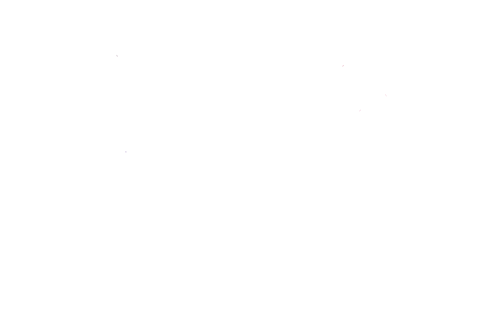
Frame 1 (no input)
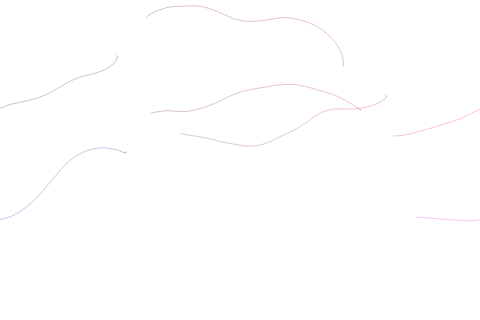
Frame 60 (no input)
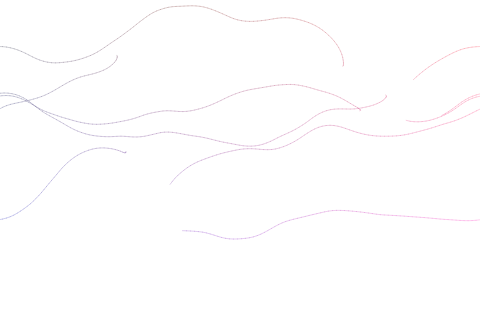
Frame 120 (the mouse pressed at the canvas centre since frame 60)

The p5.js sketch that drew these frames (run headless with seeded random() and noise() and a simulated clock; from frame 60 on, the mouse is pressed at the canvas centre):

// p5.js sketch
// ── sketch.js
let scl = 4;
let cols, rows;

let particles = []
let flowfield = []
let noParticles = 5;

function setup() {
	createCanvas(480,320)
	cols = floor(width/scl);
	rows = floor(height/scl);
	for(let i=0; i<noParticles; i++){
		particles[i]=new Particle();
	}
	background(255)
}

let zoff = 0;
let step = 0.1


function draw() {
	let xoff = 10;
	for(let x=0; x<cols; x++){
		let yoff = 10;
		for(let y=0;y<rows; y++){
			let index = x+y*rows;
			let angle = noise(xoff,yoff,zoff)*TWO_PI;
			var v = p5.Vector.fromAngle(angle);
			flowfield[index] = v;
			v.setMag(0.5);
			yoff +=step;
			stroke(0,50);
			push();
				translate(x*scl,y*scl);
				rotate(v.heading());
				strokeWeight(1);
				//line(0,0,scl,0);
			pop();
			
		}
		xoff += step;
	}
	zoff +=step/10;
	for(let i=0; i<noParticles; i++){
		particles[i].follow(flowfield)
		particles[i].update()
		particles[i].show()
		particles[i].edge()
	}
	
	
}

function Particle(){
	this.pos = createVector(random(width),random(height));
	this.vel = p5.Vector.random2D();
	this.acc = createVector(0,0);
	this.maxSpeed = 4;
	this.previousPos;
	
	this.update = function(){
		this.vel.add(this.acc);
		this.vel.limit(this.maxSpeed);
		this.previousPos = this.pos.copy();
		this.pos.add(this.vel);
		this.acc.mult(0);
	}
	
	this.applyForce = function(force){
		this.acc.add(force);
	}
	
	this.show = function(){
		strokeWeight(1);
		stroke(map(this.pos.x, 0, width, 0, 255), 0, map(this.pos.y, 0, height, 0, 255), 50);
		line(this.previousPos.x, this.previousPos.y,this.pos.x, this.pos.y);
	}
	this.edge = function(){
		if(this.pos.x > width){
			this.pos.x = 0
			this.previousPos = this.pos.copy();
		}
		if(this.pos.x < 0){
			this.pos.x = width
			this.previousPos = this.pos.copy();
		}
		if(this.pos.y > height){
			this.pos.y = 0
			this.previousPos = this.pos.copy();
		}
		if(this.pos.y < 0){
			this.pos.y = height
			this.previousPos = this.pos.copy();
		}	
	}
	
	this.follow = function(arr){
		var x = floor(this.pos.x/scl);
		var y = floor(this.pos.y/scl);
		var index = x+y*rows;
		this.applyForce(arr[index]);
	}
	
}
